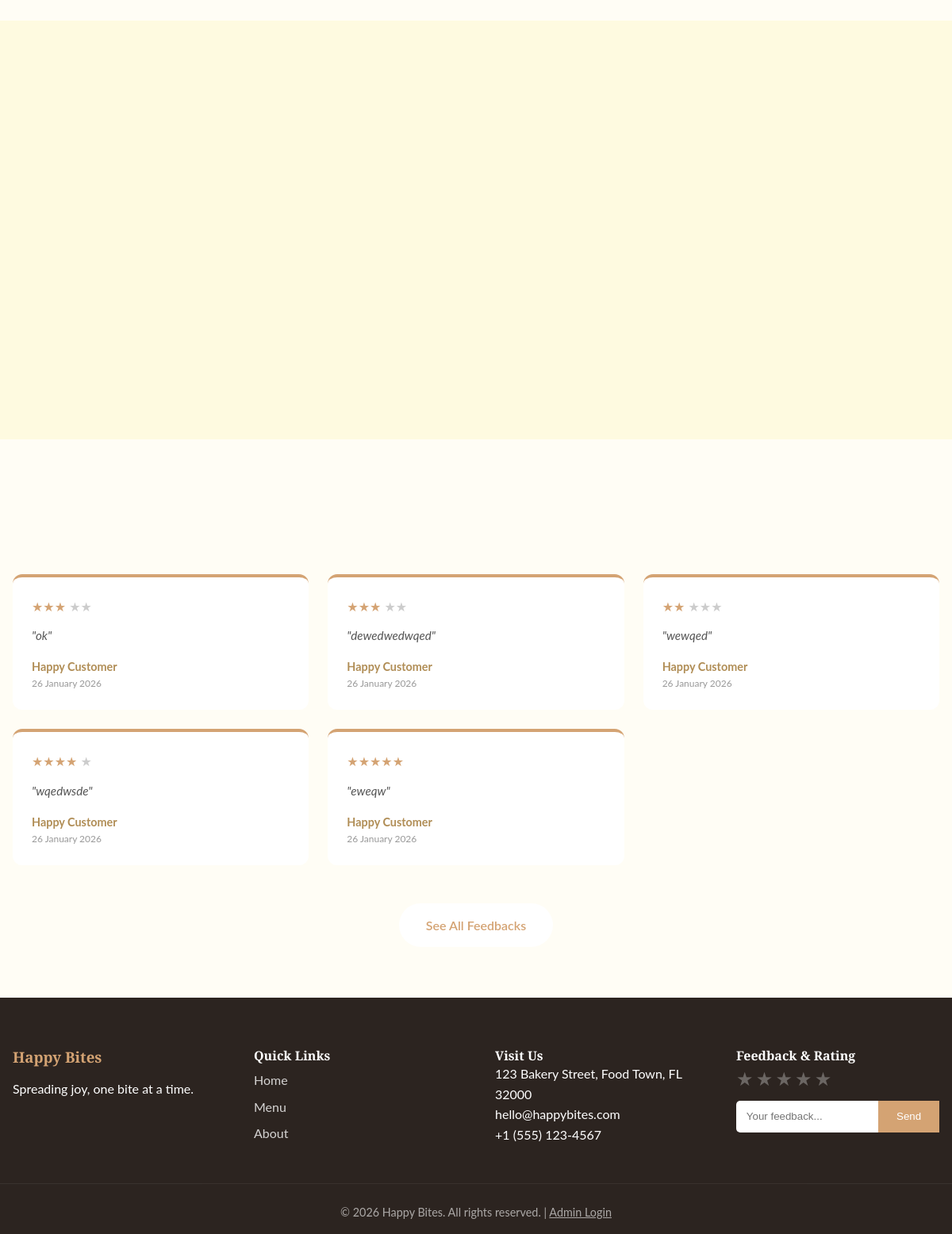
Before: / (lower part) with the older database file.
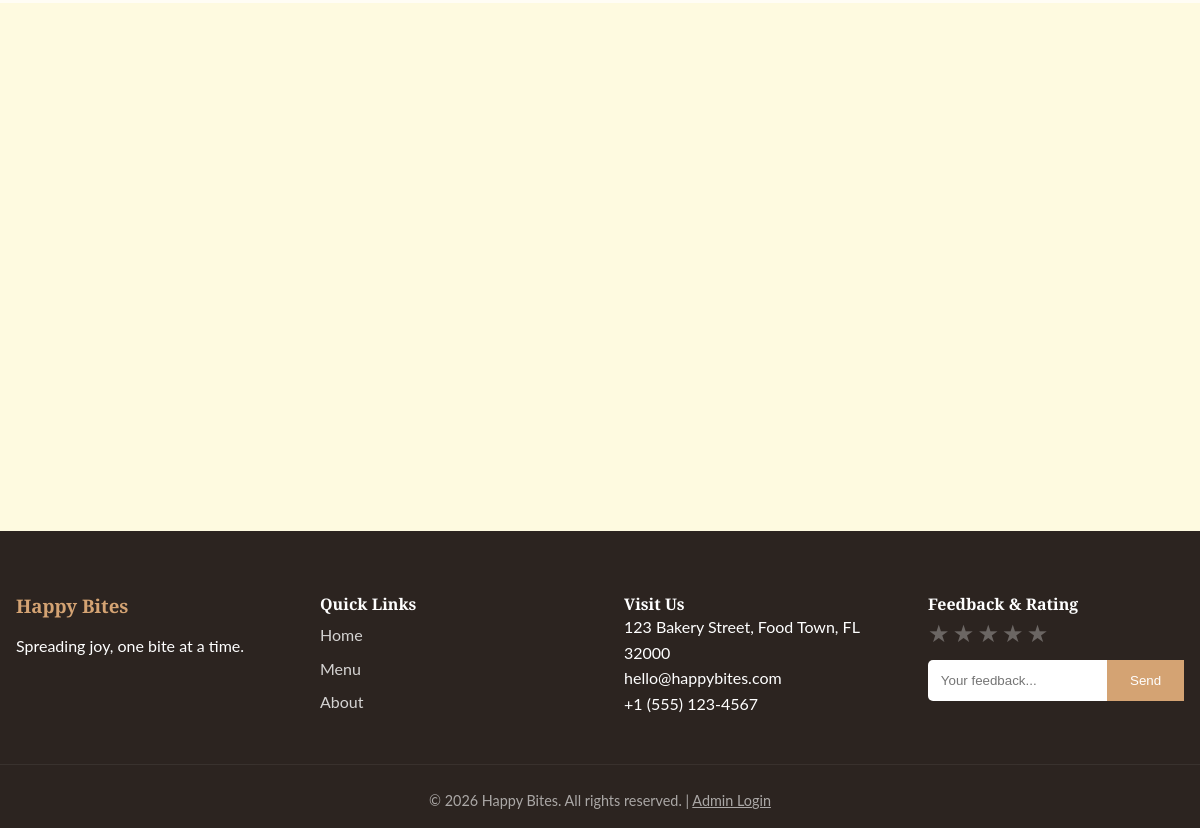
After: the same page with the newer database file.
### app1.py (models this page shows)
class Feedback(db.Model):
    id = db.Column(db.Integer, primary_key=True)
    rating = db.Column(db.Integer, nullable=False)
    message = db.Column(db.Text, nullable=True)
    timestamp = db.Column(db.DateTime, default=datetime.utcnow)

### app1.py (the view)
@app.route('/')
def home():
    featured_products = Product.query.limit(4).all()
    recent_feedbacks = Feedback.query.order_by(Feedback.timestamp.desc()).limit(5).all()
    return render_template('index.html', products=featured_products, testimonials=recent_feedbacks)

### app1.py (called while the page is built)
@app.context_processor
def inject_settings():
    settings = StoreSettings.query.first()
    if not settings:
        settings = StoreSettings()
        db.session.add(settings)
        db.session.commit()
    return dict(store_settings=settings)

### templates/index.html (shortened to what the changed rows need)
<!DOCTYPE html>
<html lang="en">
<head>
    <link rel="stylesheet" href="https://cdnjs.cloudflare.com/ajax/libs/font-awesome/6.0.0/css/all.min.css">
    <link rel="stylesheet" href="/static/style.css">
</head>
<body>
    {% if testimonials %}
    <section class="section" style="background: var(--light-bg);">
        <div class="container">
            <div class="testimonials-grid"
                style="display: grid; grid-template-columns: repeat(auto-fit, minmax(280px, 1fr)); gap: 1.5rem; margin-top: 3rem;">
                {% for t in testimonials %}
                <div class="testimonial-card"
                    style="background: white; padding: 1.5rem; border-radius: var(--radius); box-shadow: var(--shadow-soft); text-align: left; border-top: 4px solid var(--primary);">
                    <div style="color: var(--primary); font-size: 1rem; margin-bottom: 0.8rem;">
                        {% for i in range(t.rating) %}★{% endfor %}
                        {% for i in range(5 - t.rating) %}<span style="color: #ccc;">★</span>{% endfor %}
                    </div>
                    <p
                        style="font-style: italic; color: #555; margin-bottom: 1rem; line-height: 1.5; font-size: 0.95rem;">
                        "{{ t.message }}"</p>
                    <div style="font-weight: 700; color: var(--primary-dark); font-size: 0.9rem;">Happy Customer</div>
                    <div style="font-size: 0.75rem; color: #999;">{{ t.timestamp.strftime('%d %B %Y') }}</div>
                </div>
                {% endfor %}
            </div>
        </div>
        <div style="text-align: center; margin-top: 3rem;">
            <a href="/feedbacks" class="btn btn-secondary">See All Feedbacks</a>
        </div>
    </section>
    {% endif %}
</body>
</html>

Changed rows visible on the page:
removed Feedback: rating 3 (drawn), message "ok", timestamp "26 January 2026"
removed Feedback: rating 3 (drawn), message "dewedwedwqed", timestamp "26 January 2026"
removed Feedback: rating 2 (drawn), message "wewqed", timestamp "26 January 2026"
removed Feedback: rating 4 (drawn), message "wqedwsde", timestamp "26 January 2026"
removed Feedback: rating 5 (drawn), message "eweqw", timestamp "26 January 2026"
Other visible differences:
text no longer shown: "See All Feedbacks"
